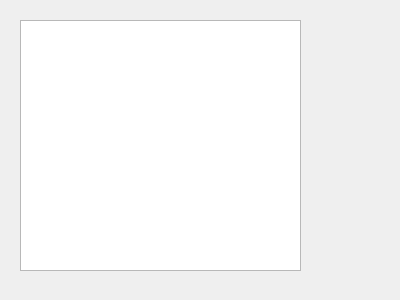
<?xml version="1.0" encoding="UTF-8"?>
<ui version="4.0">
 <class>Dialog</class>
 <widget class="QDialog" name="Dialog">
  <property name="geometry">
   <rect>
    <x>0</x>
    <y>0</y>
    <width>400</width>
    <height>300</height>
   </rect>
  </property>
  <property name="windowTitle">
   <string>Dialog</string>
  </property>
  <widget class="QListWidget" name="listWindow">
   <property name="geometry">
    <rect>
     <x>20</x>
     <y>20</y>
     <width>281</width>
     <height>251</height>
    </rect>
   </property>
  </widget>
 </widget>
 <resources/>
 <connections/>
</ui>
